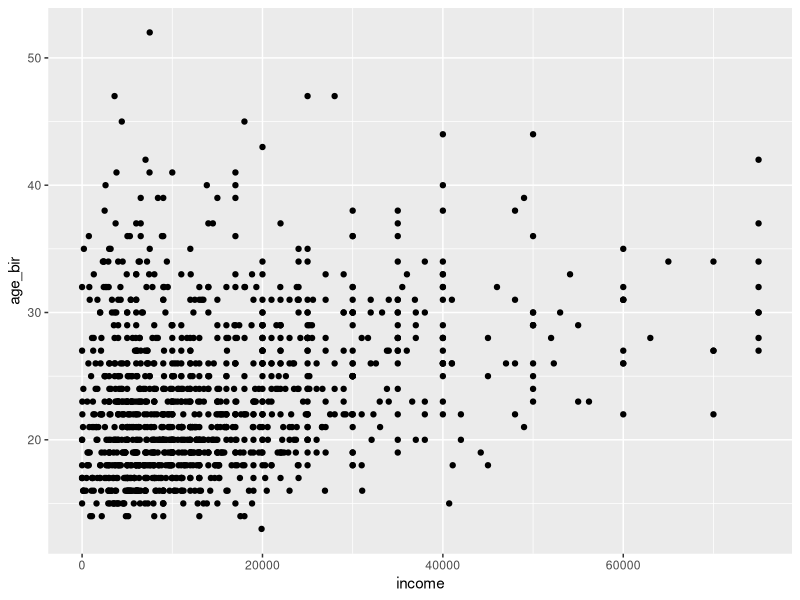
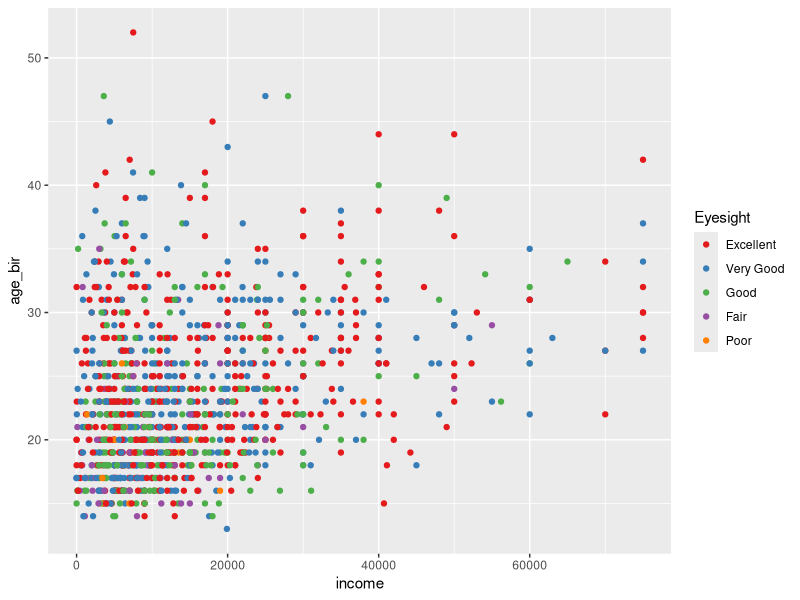
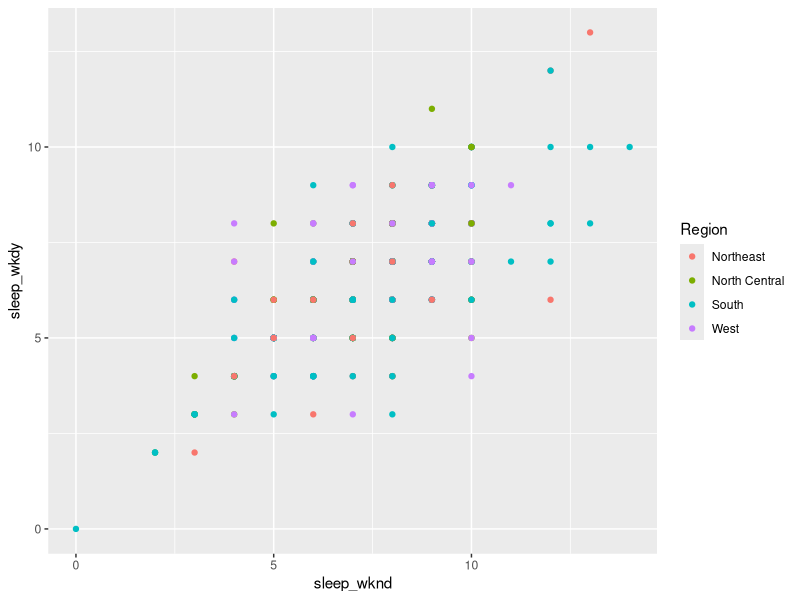
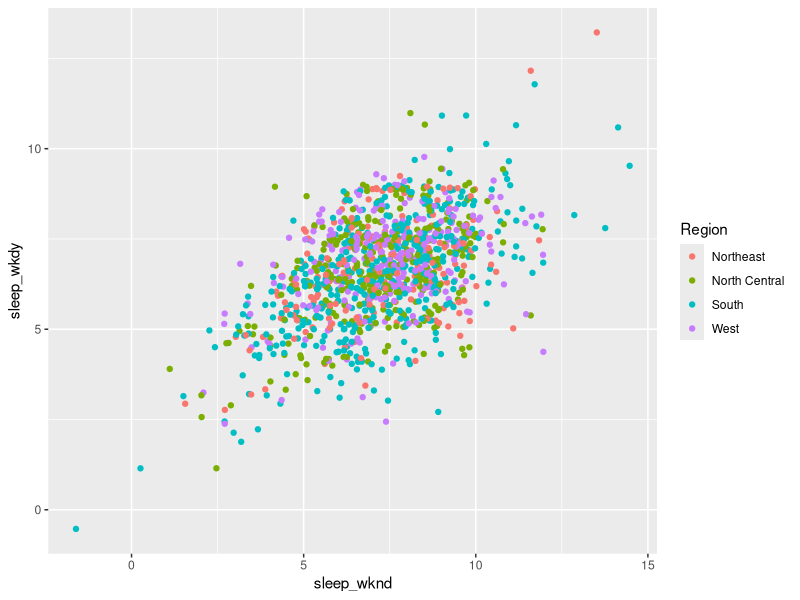
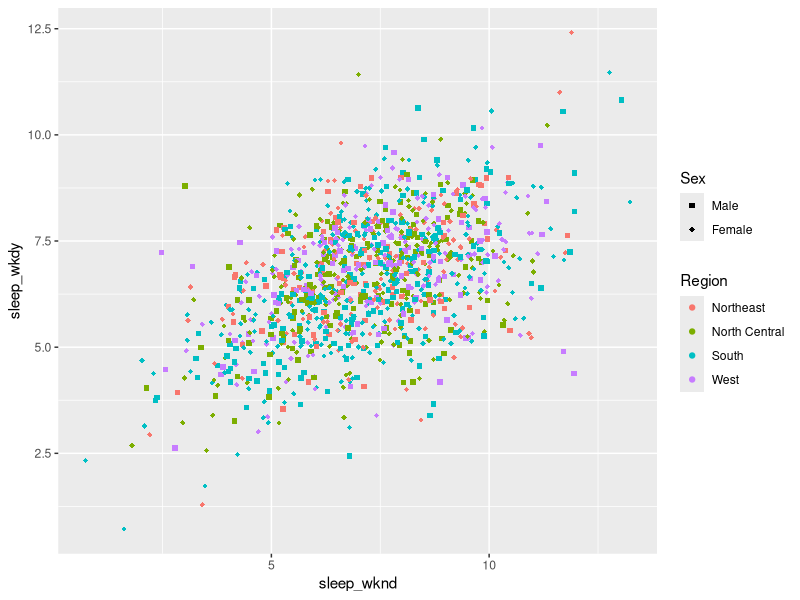

Source code (R) for these figures, in order:
#====================================================================#
# Title: Day 1, script 3                                             #
# Name:  Your name here                                              #
#====================================================================#

#### Code ------------------------------------------------------------
# Run through this code on your own to practice what we covered in
# the slides.

# Before you do anything, restart R by going to Session -> Restart R
# or using the keyboard shortcut shift-cmd/ctrl-F10.
# This won't delete any of your work, even if you haven't saved your script,
# but it will unload all the packages and remove all objects from your environment.
# It's best practice to start fresh every time.

# since we restarted R, we need to reload packages and data
library(tidyverse)
nlsy <- read_csv("nlsy_cc.csv")
colnames(nlsy) <- c("glasses", "eyesight", "sleep_wkdy", "sleep_wknd",
                    "id", "nsibs", "samp", "race_eth", "sex", "region", 
                    "income", "res_1980", "res_2002", "age_bir")

# starting plot:
ggplot(data = nlsy) +
  geom_point(aes(x = income, y = age_bir))

# ending plot:
ggplot(data = nlsy) +
  geom_point(aes(x = income, y = age_bir,
                 color = factor(eyesight))) +
  scale_color_brewer(palette = "Set1",
                     name = "Eyesight",
                     labels = c("Excellent",
                                "Very Good",
                                "Good",
                                "Fair",
                                "Poor"))

# add and subtract to these two plots to see what happens!

#### Exercises 3 -----------------------------------------------------
# Answer the questions below. Remember to include your answers in
# this script so you can save and look back at it!

# 1. Using the NLSY data, make a scatter plot of the relationship between hours
# of sleep on weekends and weekdays. Color it according to region (where 1 =
# northeast, 2 = north central, 3 = south, and 4 = west).
# Answer:
ggplot(nlsy) +
  geom_point(aes(x = sleep_wknd, y = sleep_wkdy, col = factor(region))) +
  scale_color_discrete(labels = c("Northeast", "North Central", "South", "West"),
                       name = "Region")

# 2. Replace `geom_point()` with `geom_jitter()`. What does this do? Why might
# this be a good choice for this graph? Play with the `width = ` and `height =
# ` options. This site may help:
# https://ggplot2.tidyverse.org/reference/geom_jitter.html
# Answer:
ggplot(nlsy) +
  geom_jitter(aes(x = sleep_wknd, y = sleep_wkdy, col = factor(region)),
              width = 2, height = 1) +
  scale_color_discrete(labels = c("Northeast", "North Central", "South", "West"),
                       name = "Region")
# geom_jitter moves the points randomly off their actual locations
# this is useful in a situation like this where a lot of people have the same values
# so we can see how many there are

# 3. Use the `shape = ` argument to map the sex variable to different shapes.
# Change the shapes to squares and diamonds. (Hint: how did we manually change
# colors to certain values? This page might also help:
# https://ggplot2.tidyverse.org/articles/ggplot2-specs.html)
# Answer:
ggplot(nlsy) +
  geom_jitter(aes(x = sleep_wknd, y = sleep_wkdy, col = factor(region),
                  shape = factor(sex)),
              width = 2, height = 1) +
  scale_color_discrete(labels = c("Northeast", "North Central", "South", "West"),
                       name = "Region") +
  scale_shape_manual(values = c("square", "diamond"),
                     labels = c("Male", "Female"),
                     name = "Sex")
